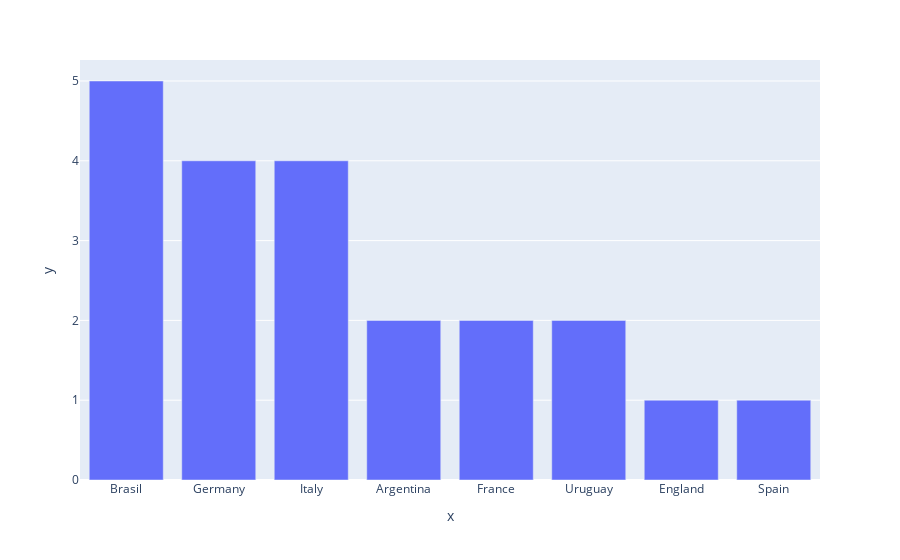

The code cell stored with this chart in its notebook:
### Code cell
# bar plot
px.bar(x=victories.keys(), y=victories.values())

### Figure 1 — Plotly figure (JSON) as saved in the notebook; plotly's stock layout.template omitted (floating-point values rounded to 4 significant figures)
{"data": [{"alignmentgroup": "True", "hovertemplate": "x=%{x}<br>y=%{y}<extra></extra>", "legendgroup": "", "marker": {"color": "#636efa", "pattern": {"shape": ""}}, "name": "", "offsetgroup": "", "orientation": "v", "showlegend": false, "textposition": "auto", "type": "bar", "x": ["Brasil", "Germany", "Italy", "Argentina", "France", "Uruguay", "England", "Spain"], "xaxis": "x", "y": [5, 4, 4, 2, 2, 2, 1, 1], "yaxis": "y"}], "layout": {"autosize": true, "barmode": "relative", "legend": {"tracegroupgap": 0}, "margin": {"t": 60}, "xaxis": {"anchor": "y", "autorange": true, "domain": [0, 1], "range": [-0.5, 7.5], "title": {"text": "x"}, "type": "category"}, "yaxis": {"anchor": "x", "autorange": true, "domain": [0, 1], "range": [0, 5.263], "title": {"text": "y"}, "type": "linear"}}}
